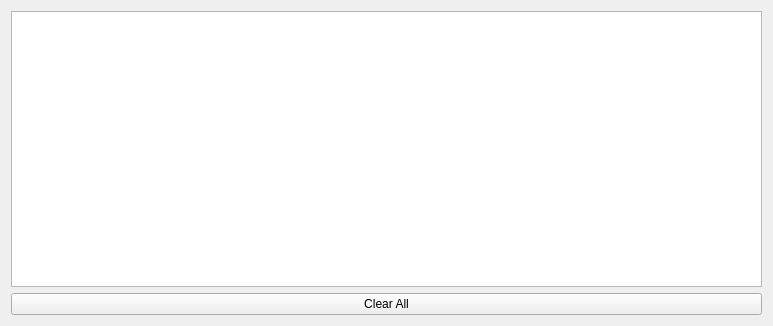
<?xml version="1.0" encoding="UTF-8"?>
<ui version="4.0">
 <class>AlertWidget</class>
 <widget class="QWidget" name="AlertWidget">
  <property name="geometry">
   <rect>
    <x>0</x>
    <y>0</y>
    <width>773</width>
    <height>326</height>
   </rect>
  </property>
  <property name="windowTitle">
   <string>Alerts</string>
  </property>
  <layout class="QVBoxLayout" name="verticalLayout">
   <item>
    <widget class="QTableView" name="alertTableView">
     <property name="focusPolicy">
      <enum>Qt::ClickFocus</enum>
     </property>
     <property name="editTriggers">
      <set>QAbstractItemView::NoEditTriggers</set>
     </property>
     <property name="tabKeyNavigation">
      <bool>false</bool>
     </property>
     <property name="showDropIndicator" stdset="0">
      <bool>false</bool>
     </property>
     <property name="dragDropOverwriteMode">
      <bool>false</bool>
     </property>
     <property name="alternatingRowColors">
      <bool>true</bool>
     </property>
     <property name="selectionMode">
      <enum>QAbstractItemView::SingleSelection</enum>
     </property>
     <property name="selectionBehavior">
      <enum>QAbstractItemView::SelectRows</enum>
     </property>
     <attribute name="horizontalHeaderHighlightSections">
      <bool>false</bool>
     </attribute>
     <attribute name="horizontalHeaderStretchLastSection">
      <bool>true</bool>
     </attribute>
    </widget>
   </item>
   <item>
    <widget class="QPushButton" name="clearAllButton">
     <property name="focusPolicy">
      <enum>Qt::ClickFocus</enum>
     </property>
     <property name="text">
      <string>Clear All</string>
     </property>
    </widget>
   </item>
  </layout>
 </widget>
 <resources/>
 <connections>
  <connection>
   <sender>clearAllButton</sender>
   <signal>clicked()</signal>
   <receiver>AlertWidget</receiver>
   <slot>clearAllAlerts()</slot>
   <hints>
    <hint type="sourcelabel">
     <x>386</x>
     <y>304</y>
    </hint>
    <hint type="destinationlabel">
     <x>386</x>
     <y>162</y>
    </hint>
   </hints>
  </connection>
  <connection>
   <sender>alertTableView</sender>
   <signal>doubleClicked(QModelIndex)</signal>
   <receiver>AlertWidget</receiver>
   <slot>entryDoubleClicked(QModelIndex)</slot>
   <hints>
    <hint type="sourcelabel">
     <x>386</x>
     <y>147</y>
    </hint>
    <hint type="destinationlabel">
     <x>386</x>
     <y>162</y>
    </hint>
   </hints>
  </connection>
 </connections>
 <slots>
  <slot>clearAllAlerts()</slot>
  <slot>entryDoubleClicked(QModelIndex)</slot>
 </slots>
</ui>
